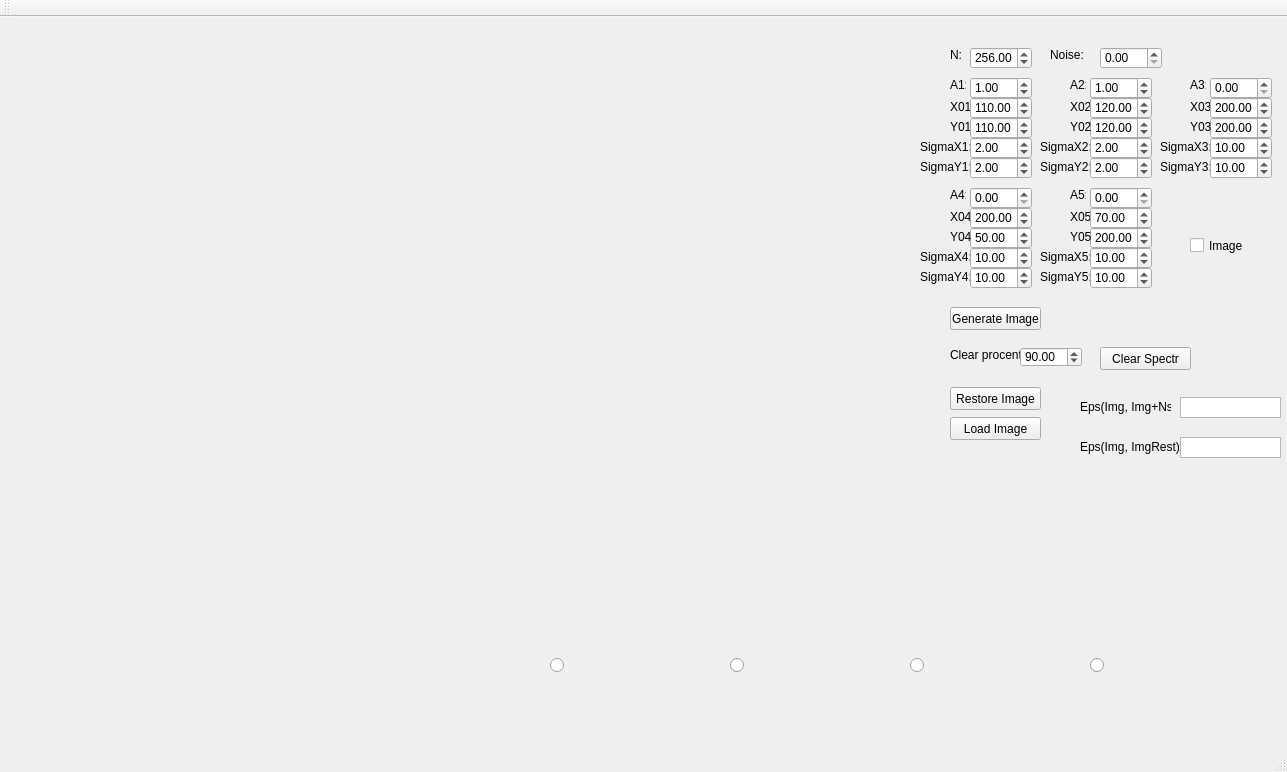
<?xml version="1.0" encoding="UTF-8"?>
<ui version="4.0">
 <class>MainWindow</class>
 <widget class="QMainWindow" name="MainWindow">
  <property name="geometry">
   <rect>
    <x>0</x>
    <y>0</y>
    <width>1287</width>
    <height>772</height>
   </rect>
  </property>
  <property name="windowTitle">
   <string>MainWindow</string>
  </property>
  <widget class="QWidget" name="centralWidget">
   <widget class="QPushButton" name="pushButtonGenImage">
    <property name="geometry">
     <rect>
      <x>950</x>
      <y>290</y>
      <width>91</width>
      <height>23</height>
     </rect>
    </property>
    <property name="text">
     <string>Generate Image</string>
    </property>
   </widget>
   <widget class="QDoubleSpinBox" name="doubleSpinBox_N">
    <property name="geometry">
     <rect>
      <x>970</x>
      <y>30</y>
      <width>62</width>
      <height>22</height>
     </rect>
    </property>
    <property name="maximum">
     <double>1000.000000000000000</double>
    </property>
    <property name="value">
     <double>256.000000000000000</double>
    </property>
   </widget>
   <widget class="QLabel" name="label">
    <property name="geometry">
     <rect>
      <x>950</x>
      <y>30</y>
      <width>16</width>
      <height>16</height>
     </rect>
    </property>
    <property name="text">
     <string>N:</string>
    </property>
   </widget>
   <widget class="QDoubleSpinBox" name="doubleSpinBox_A1">
    <property name="geometry">
     <rect>
      <x>970</x>
      <y>60</y>
      <width>62</width>
      <height>22</height>
     </rect>
    </property>
    <property name="maximum">
     <double>100.000000000000000</double>
    </property>
    <property name="value">
     <double>1.000000000000000</double>
    </property>
   </widget>
   <widget class="QLabel" name="label_2">
    <property name="geometry">
     <rect>
      <x>950</x>
      <y>60</y>
      <width>16</width>
      <height>16</height>
     </rect>
    </property>
    <property name="text">
     <string>A1:</string>
    </property>
   </widget>
   <widget class="QLabel" name="label_3">
    <property name="geometry">
     <rect>
      <x>950</x>
      <y>80</y>
      <width>21</width>
      <height>20</height>
     </rect>
    </property>
    <property name="text">
     <string>X01:</string>
    </property>
   </widget>
   <widget class="QLabel" name="label_4">
    <property name="geometry">
     <rect>
      <x>950</x>
      <y>100</y>
      <width>21</width>
      <height>20</height>
     </rect>
    </property>
    <property name="text">
     <string>Y01:</string>
    </property>
   </widget>
   <widget class="QLabel" name="label_5">
    <property name="geometry">
     <rect>
      <x>920</x>
      <y>120</y>
      <width>51</width>
      <height>20</height>
     </rect>
    </property>
    <property name="text">
     <string>SigmaX1:</string>
    </property>
   </widget>
   <widget class="QLabel" name="label_6">
    <property name="geometry">
     <rect>
      <x>920</x>
      <y>140</y>
      <width>51</width>
      <height>20</height>
     </rect>
    </property>
    <property name="text">
     <string>SigmaY1:</string>
    </property>
   </widget>
   <widget class="QDoubleSpinBox" name="doubleSpinBox_X01">
    <property name="geometry">
     <rect>
      <x>970</x>
      <y>80</y>
      <width>62</width>
      <height>22</height>
     </rect>
    </property>
    <property name="maximum">
     <double>1000.000000000000000</double>
    </property>
    <property name="value">
     <double>110.000000000000000</double>
    </property>
   </widget>
   <widget class="QDoubleSpinBox" name="doubleSpinBox_Y01">
    <property name="geometry">
     <rect>
      <x>970</x>
      <y>100</y>
      <width>62</width>
      <height>22</height>
     </rect>
    </property>
    <property name="maximum">
     <double>1000.000000000000000</double>
    </property>
    <property name="value">
     <double>110.000000000000000</double>
    </property>
   </widget>
   <widget class="QDoubleSpinBox" name="doubleSpinBox_SigmaX1">
    <property name="geometry">
     <rect>
      <x>970</x>
      <y>120</y>
      <width>62</width>
      <height>22</height>
     </rect>
    </property>
    <property name="maximum">
     <double>100.000000000000000</double>
    </property>
    <property name="value">
     <double>2.000000000000000</double>
    </property>
   </widget>
   <widget class="QDoubleSpinBox" name="doubleSpinBox_SigmaY1">
    <property name="geometry">
     <rect>
      <x>970</x>
      <y>140</y>
      <width>62</width>
      <height>22</height>
     </rect>
    </property>
    <property name="maximum">
     <double>100.000000000000000</double>
    </property>
    <property name="value">
     <double>2.000000000000000</double>
    </property>
   </widget>
   <widget class="QCustomPlot" name="widget" native="true">
    <property name="geometry">
     <rect>
      <x>10</x>
      <y>10</y>
      <width>431</width>
      <height>350</height>
     </rect>
    </property>
   </widget>
   <widget class="QDoubleSpinBox" name="doubleSpinBox_Y02">
    <property name="geometry">
     <rect>
      <x>1090</x>
      <y>100</y>
      <width>62</width>
      <height>22</height>
     </rect>
    </property>
    <property name="maximum">
     <double>1000.000000000000000</double>
    </property>
    <property name="value">
     <double>120.000000000000000</double>
    </property>
   </widget>
   <widget class="QDoubleSpinBox" name="doubleSpinBox_A2">
    <property name="geometry">
     <rect>
      <x>1090</x>
      <y>60</y>
      <width>62</width>
      <height>22</height>
     </rect>
    </property>
    <property name="maximum">
     <double>100.000000000000000</double>
    </property>
    <property name="value">
     <double>1.000000000000000</double>
    </property>
   </widget>
   <widget class="QLabel" name="label_7">
    <property name="geometry">
     <rect>
      <x>1070</x>
      <y>80</y>
      <width>21</width>
      <height>20</height>
     </rect>
    </property>
    <property name="text">
     <string>X02:</string>
    </property>
   </widget>
   <widget class="QLabel" name="label_8">
    <property name="geometry">
     <rect>
      <x>1040</x>
      <y>120</y>
      <width>51</width>
      <height>20</height>
     </rect>
    </property>
    <property name="text">
     <string>SigmaX2:</string>
    </property>
   </widget>
   <widget class="QLabel" name="label_9">
    <property name="geometry">
     <rect>
      <x>1040</x>
      <y>140</y>
      <width>51</width>
      <height>20</height>
     </rect>
    </property>
    <property name="text">
     <string>SigmaY2:</string>
    </property>
   </widget>
   <widget class="QDoubleSpinBox" name="doubleSpinBox_SigmaX2">
    <property name="geometry">
     <rect>
      <x>1090</x>
      <y>120</y>
      <width>62</width>
      <height>22</height>
     </rect>
    </property>
    <property name="maximum">
     <double>100.000000000000000</double>
    </property>
    <property name="value">
     <double>2.000000000000000</double>
    </property>
   </widget>
   <widget class="QDoubleSpinBox" name="doubleSpinBox_SigmaY2">
    <property name="geometry">
     <rect>
      <x>1090</x>
      <y>140</y>
      <width>62</width>
      <height>22</height>
     </rect>
    </property>
    <property name="maximum">
     <double>100.000000000000000</double>
    </property>
    <property name="value">
     <double>2.000000000000000</double>
    </property>
   </widget>
   <widget class="QLabel" name="label_10">
    <property name="geometry">
     <rect>
      <x>1070</x>
      <y>60</y>
      <width>16</width>
      <height>16</height>
     </rect>
    </property>
    <property name="text">
     <string>A2:</string>
    </property>
   </widget>
   <widget class="QLabel" name="label_11">
    <property name="geometry">
     <rect>
      <x>1070</x>
      <y>100</y>
      <width>21</width>
      <height>20</height>
     </rect>
    </property>
    <property name="text">
     <string>Y02:</string>
    </property>
   </widget>
   <widget class="QDoubleSpinBox" name="doubleSpinBox_X02">
    <property name="geometry">
     <rect>
      <x>1090</x>
      <y>80</y>
      <width>62</width>
      <height>22</height>
     </rect>
    </property>
    <property name="maximum">
     <double>1000.000000000000000</double>
    </property>
    <property name="value">
     <double>120.000000000000000</double>
    </property>
   </widget>
   <widget class="QDoubleSpinBox" name="doubleSpinBox_Y03">
    <property name="geometry">
     <rect>
      <x>1210</x>
      <y>100</y>
      <width>62</width>
      <height>22</height>
     </rect>
    </property>
    <property name="maximum">
     <double>1000.000000000000000</double>
    </property>
    <property name="value">
     <double>200.000000000000000</double>
    </property>
   </widget>
   <widget class="QDoubleSpinBox" name="doubleSpinBox_A3">
    <property name="geometry">
     <rect>
      <x>1210</x>
      <y>60</y>
      <width>62</width>
      <height>22</height>
     </rect>
    </property>
    <property name="maximum">
     <double>100.000000000000000</double>
    </property>
    <property name="value">
     <double>0.000000000000000</double>
    </property>
   </widget>
   <widget class="QLabel" name="label_12">
    <property name="geometry">
     <rect>
      <x>1190</x>
      <y>80</y>
      <width>21</width>
      <height>20</height>
     </rect>
    </property>
    <property name="text">
     <string>X03:</string>
    </property>
   </widget>
   <widget class="QLabel" name="label_13">
    <property name="geometry">
     <rect>
      <x>1160</x>
      <y>120</y>
      <width>51</width>
      <height>20</height>
     </rect>
    </property>
    <property name="text">
     <string>SigmaX3:</string>
    </property>
   </widget>
   <widget class="QLabel" name="label_14">
    <property name="geometry">
     <rect>
      <x>1160</x>
      <y>140</y>
      <width>51</width>
      <height>20</height>
     </rect>
    </property>
    <property name="text">
     <string>SigmaY3:</string>
    </property>
   </widget>
   <widget class="QDoubleSpinBox" name="doubleSpinBox_SigmaX3">
    <property name="geometry">
     <rect>
      <x>1210</x>
      <y>120</y>
      <width>62</width>
      <height>22</height>
     </rect>
    </property>
    <property name="maximum">
     <double>100.000000000000000</double>
    </property>
    <property name="value">
     <double>10.000000000000000</double>
    </property>
   </widget>
   <widget class="QDoubleSpinBox" name="doubleSpinBox_SigmaY3">
    <property name="geometry">
     <rect>
      <x>1210</x>
      <y>140</y>
      <width>62</width>
      <height>22</height>
     </rect>
    </property>
    <property name="maximum">
     <double>100.000000000000000</double>
    </property>
    <property name="value">
     <double>10.000000000000000</double>
    </property>
   </widget>
   <widget class="QLabel" name="label_15">
    <property name="geometry">
     <rect>
      <x>1190</x>
      <y>60</y>
      <width>16</width>
      <height>16</height>
     </rect>
    </property>
    <property name="text">
     <string>A3:</string>
    </property>
   </widget>
   <widget class="QLabel" name="label_16">
    <property name="geometry">
     <rect>
      <x>1190</x>
      <y>100</y>
      <width>21</width>
      <height>20</height>
     </rect>
    </property>
    <property name="text">
     <string>Y03:</string>
    </property>
   </widget>
   <widget class="QDoubleSpinBox" name="doubleSpinBox_X03">
    <property name="geometry">
     <rect>
      <x>1210</x>
      <y>80</y>
      <width>62</width>
      <height>22</height>
     </rect>
    </property>
    <property name="maximum">
     <double>1000.000000000000000</double>
    </property>
    <property name="value">
     <double>200.000000000000000</double>
    </property>
   </widget>
   <widget class="QDoubleSpinBox" name="doubleSpinBox_Y04">
    <property name="geometry">
     <rect>
      <x>970</x>
      <y>210</y>
      <width>62</width>
      <height>22</height>
     </rect>
    </property>
    <property name="maximum">
     <double>1000.000000000000000</double>
    </property>
    <property name="value">
     <double>50.000000000000000</double>
    </property>
   </widget>
   <widget class="QDoubleSpinBox" name="doubleSpinBox_A4">
    <property name="geometry">
     <rect>
      <x>970</x>
      <y>170</y>
      <width>62</width>
      <height>22</height>
     </rect>
    </property>
    <property name="maximum">
     <double>100.000000000000000</double>
    </property>
    <property name="value">
     <double>0.000000000000000</double>
    </property>
   </widget>
   <widget class="QLabel" name="label_17">
    <property name="geometry">
     <rect>
      <x>950</x>
      <y>190</y>
      <width>21</width>
      <height>20</height>
     </rect>
    </property>
    <property name="text">
     <string>X04:</string>
    </property>
   </widget>
   <widget class="QLabel" name="label_18">
    <property name="geometry">
     <rect>
      <x>920</x>
      <y>230</y>
      <width>51</width>
      <height>20</height>
     </rect>
    </property>
    <property name="text">
     <string>SigmaX4:</string>
    </property>
   </widget>
   <widget class="QLabel" name="label_19">
    <property name="geometry">
     <rect>
      <x>920</x>
      <y>250</y>
      <width>51</width>
      <height>20</height>
     </rect>
    </property>
    <property name="text">
     <string>SigmaY4:</string>
    </property>
   </widget>
   <widget class="QDoubleSpinBox" name="doubleSpinBox_SigmaX4">
    <property name="geometry">
     <rect>
      <x>970</x>
      <y>230</y>
      <width>62</width>
      <height>22</height>
     </rect>
    </property>
    <property name="maximum">
     <double>100.000000000000000</double>
    </property>
    <property name="value">
     <double>10.000000000000000</double>
    </property>
   </widget>
   <widget class="QDoubleSpinBox" name="doubleSpinBox_SigmaY4">
    <property name="geometry">
     <rect>
      <x>970</x>
      <y>250</y>
      <width>62</width>
      <height>22</height>
     </rect>
    </property>
    <property name="maximum">
     <double>100.000000000000000</double>
    </property>
    <property name="value">
     <double>10.000000000000000</double>
    </property>
   </widget>
   <widget class="QLabel" name="label_20">
    <property name="geometry">
     <rect>
      <x>950</x>
      <y>170</y>
      <width>16</width>
      <height>16</height>
     </rect>
    </property>
    <property name="text">
     <string>A4:</string>
    </property>
   </widget>
   <widget class="QLabel" name="label_21">
    <property name="geometry">
     <rect>
      <x>950</x>
      <y>210</y>
      <width>21</width>
      <height>20</height>
     </rect>
    </property>
    <property name="text">
     <string>Y04:</string>
    </property>
   </widget>
   <widget class="QDoubleSpinBox" name="doubleSpinBox_X04">
    <property name="geometry">
     <rect>
      <x>970</x>
      <y>190</y>
      <width>62</width>
      <height>22</height>
     </rect>
    </property>
    <property name="maximum">
     <double>1000.000000000000000</double>
    </property>
    <property name="value">
     <double>200.000000000000000</double>
    </property>
   </widget>
   <widget class="QDoubleSpinBox" name="doubleSpinBox_Y05">
    <property name="geometry">
     <rect>
      <x>1090</x>
      <y>210</y>
      <width>62</width>
      <height>22</height>
     </rect>
    </property>
    <property name="maximum">
     <double>1000.000000000000000</double>
    </property>
    <property name="value">
     <double>200.000000000000000</double>
    </property>
   </widget>
   <widget class="QDoubleSpinBox" name="doubleSpinBox_A5">
    <property name="geometry">
     <rect>
      <x>1090</x>
      <y>170</y>
      <width>62</width>
      <height>22</height>
     </rect>
    </property>
    <property name="maximum">
     <double>100.000000000000000</double>
    </property>
    <property name="value">
     <double>0.000000000000000</double>
    </property>
   </widget>
   <widget class="QLabel" name="label_22">
    <property name="geometry">
     <rect>
      <x>1070</x>
      <y>190</y>
      <width>21</width>
      <height>20</height>
     </rect>
    </property>
    <property name="text">
     <string>X05:</string>
    </property>
   </widget>
   <widget class="QLabel" name="label_23">
    <property name="geometry">
     <rect>
      <x>1040</x>
      <y>230</y>
      <width>51</width>
      <height>20</height>
     </rect>
    </property>
    <property name="text">
     <string>SigmaX5:</string>
    </property>
   </widget>
   <widget class="QLabel" name="label_24">
    <property name="geometry">
     <rect>
      <x>1040</x>
      <y>250</y>
      <width>51</width>
      <height>20</height>
     </rect>
    </property>
    <property name="text">
     <string>SigmaY5:</string>
    </property>
   </widget>
   <widget class="QDoubleSpinBox" name="doubleSpinBox_SigmaX5">
    <property name="geometry">
     <rect>
      <x>1090</x>
      <y>230</y>
      <width>62</width>
      <height>22</height>
     </rect>
    </property>
    <property name="maximum">
     <double>100.000000000000000</double>
    </property>
    <property name="value">
     <double>10.000000000000000</double>
    </property>
   </widget>
   <widget class="QDoubleSpinBox" name="doubleSpinBox_SigmaY5">
    <property name="geometry">
     <rect>
      <x>1090</x>
      <y>250</y>
      <width>62</width>
      <height>22</height>
     </rect>
    </property>
    <property name="maximum">
     <double>100.000000000000000</double>
    </property>
    <property name="value">
     <double>10.000000000000000</double>
    </property>
   </widget>
   <widget class="QLabel" name="label_25">
    <property name="geometry">
     <rect>
      <x>1070</x>
      <y>170</y>
      <width>16</width>
      <height>16</height>
     </rect>
    </property>
    <property name="text">
     <string>A5:</string>
    </property>
   </widget>
   <widget class="QLabel" name="label_26">
    <property name="geometry">
     <rect>
      <x>1070</x>
      <y>210</y>
      <width>21</width>
      <height>20</height>
     </rect>
    </property>
    <property name="text">
     <string>Y05:</string>
    </property>
   </widget>
   <widget class="QDoubleSpinBox" name="doubleSpinBox_X05">
    <property name="geometry">
     <rect>
      <x>1090</x>
      <y>190</y>
      <width>62</width>
      <height>22</height>
     </rect>
    </property>
    <property name="maximum">
     <double>1000.000000000000000</double>
    </property>
    <property name="value">
     <double>70.000000000000000</double>
    </property>
   </widget>
   <widget class="QLabel" name="label_27">
    <property name="geometry">
     <rect>
      <x>1050</x>
      <y>30</y>
      <width>51</width>
      <height>16</height>
     </rect>
    </property>
    <property name="text">
     <string>Noise:</string>
    </property>
   </widget>
   <widget class="QDoubleSpinBox" name="doubleSpinBox_NoiseProcent">
    <property name="geometry">
     <rect>
      <x>1100</x>
      <y>30</y>
      <width>62</width>
      <height>22</height>
     </rect>
    </property>
    <property name="decimals">
     <number>2</number>
    </property>
    <property name="maximum">
     <double>100.000000000000000</double>
    </property>
    <property name="value">
     <double>0.000000000000000</double>
    </property>
   </widget>
   <widget class="QCustomPlot" name="widget_2" native="true">
    <property name="geometry">
     <rect>
      <x>470</x>
      <y>10</y>
      <width>431</width>
      <height>350</height>
     </rect>
    </property>
   </widget>
   <widget class="QLabel" name="label_28">
    <property name="geometry">
     <rect>
      <x>950</x>
      <y>330</y>
      <width>71</width>
      <height>16</height>
     </rect>
    </property>
    <property name="text">
     <string>Clear procent:</string>
    </property>
   </widget>
   <widget class="QDoubleSpinBox" name="doubleSpinBox_ClearProcent">
    <property name="geometry">
     <rect>
      <x>1020</x>
      <y>330</y>
      <width>62</width>
      <height>20</height>
     </rect>
    </property>
    <property name="maximum">
     <double>100.000000000000000</double>
    </property>
    <property name="singleStep">
     <double>5.000000000000000</double>
    </property>
    <property name="value">
     <double>90.000000000000000</double>
    </property>
   </widget>
   <widget class="QPushButton" name="pushButtonClearSpectr">
    <property name="geometry">
     <rect>
      <x>1100</x>
      <y>330</y>
      <width>91</width>
      <height>23</height>
     </rect>
    </property>
    <property name="text">
     <string>Clear Spectr</string>
    </property>
   </widget>
   <widget class="QPushButton" name="pushButton_RestoreImage">
    <property name="geometry">
     <rect>
      <x>950</x>
      <y>370</y>
      <width>91</width>
      <height>23</height>
     </rect>
    </property>
    <property name="text">
     <string>Restore Image</string>
    </property>
   </widget>
   <widget class="QCustomPlot" name="widget_3" native="true">
    <property name="geometry">
     <rect>
      <x>10</x>
      <y>370</y>
      <width>431</width>
      <height>350</height>
     </rect>
    </property>
   </widget>
   <widget class="QPushButton" name="pushButton_LoadImage">
    <property name="geometry">
     <rect>
      <x>950</x>
      <y>400</y>
      <width>91</width>
      <height>23</height>
     </rect>
    </property>
    <property name="text">
     <string>Load Image</string>
    </property>
   </widget>
   <widget class="QLabel" name="label_Img">
    <property name="geometry">
     <rect>
      <x>480</x>
      <y>480</y>
      <width>150</width>
      <height>150</height>
     </rect>
    </property>
    <property name="text">
     <string/>
    </property>
    <property name="scaledContents">
     <bool>false</bool>
    </property>
   </widget>
   <widget class="QCheckBox" name="checkBox_img1">
    <property name="geometry">
     <rect>
      <x>1190</x>
      <y>220</y>
      <width>70</width>
      <height>17</height>
     </rect>
    </property>
    <property name="text">
     <string>Image</string>
    </property>
   </widget>
   <widget class="QLabel" name="label_Img_2">
    <property name="geometry">
     <rect>
      <x>660</x>
      <y>480</y>
      <width>150</width>
      <height>150</height>
     </rect>
    </property>
    <property name="text">
     <string/>
    </property>
   </widget>
   <widget class="QLabel" name="label_Img_3">
    <property name="geometry">
     <rect>
      <x>840</x>
      <y>480</y>
      <width>150</width>
      <height>150</height>
     </rect>
    </property>
    <property name="text">
     <string/>
    </property>
   </widget>
   <widget class="QLabel" name="label_Img_4">
    <property name="geometry">
     <rect>
      <x>1020</x>
      <y>480</y>
      <width>150</width>
      <height>150</height>
     </rect>
    </property>
    <property name="text">
     <string/>
    </property>
   </widget>
   <widget class="QRadioButton" name="radioButton">
    <property name="geometry">
     <rect>
      <x>550</x>
      <y>640</y>
      <width>21</width>
      <height>17</height>
     </rect>
    </property>
    <property name="text">
     <string/>
    </property>
    <property name="checked">
     <bool>false</bool>
    </property>
   </widget>
   <widget class="QRadioButton" name="radioButton_2">
    <property name="geometry">
     <rect>
      <x>730</x>
      <y>640</y>
      <width>21</width>
      <height>17</height>
     </rect>
    </property>
    <property name="text">
     <string/>
    </property>
    <property name="checked">
     <bool>false</bool>
    </property>
   </widget>
   <widget class="QRadioButton" name="radioButton_3">
    <property name="geometry">
     <rect>
      <x>910</x>
      <y>640</y>
      <width>21</width>
      <height>17</height>
     </rect>
    </property>
    <property name="text">
     <string/>
    </property>
   </widget>
   <widget class="QRadioButton" name="radioButton_4">
    <property name="geometry">
     <rect>
      <x>1090</x>
      <y>640</y>
      <width>21</width>
      <height>17</height>
     </rect>
    </property>
    <property name="text">
     <string/>
    </property>
   </widget>
   <widget class="QTextEdit" name="textEdit">
    <property name="geometry">
     <rect>
      <x>1180</x>
      <y>380</y>
      <width>101</width>
      <height>21</height>
     </rect>
    </property>
    <property name="verticalScrollBarPolicy">
     <enum>Qt::ScrollBarAlwaysOff</enum>
    </property>
   </widget>
   <widget class="QTextEdit" name="textEdit_2">
    <property name="geometry">
     <rect>
      <x>1180</x>
      <y>420</y>
      <width>101</width>
      <height>21</height>
     </rect>
    </property>
    <property name="verticalScrollBarPolicy">
     <enum>Qt::ScrollBarAlwaysOff</enum>
    </property>
   </widget>
   <widget class="QLabel" name="label_29">
    <property name="geometry">
     <rect>
      <x>1080</x>
      <y>380</y>
      <width>91</width>
      <height>20</height>
     </rect>
    </property>
    <property name="text">
     <string>Eps(Img, Img+Ns):</string>
    </property>
   </widget>
   <widget class="QLabel" name="label_30">
    <property name="geometry">
     <rect>
      <x>1080</x>
      <y>420</y>
      <width>101</width>
      <height>20</height>
     </rect>
    </property>
    <property name="text">
     <string>Eps(Img, ImgRest):</string>
    </property>
   </widget>
  </widget>
  <widget class="QMenuBar" name="menuBar">
   <property name="geometry">
    <rect>
     <x>0</x>
     <y>0</y>
     <width>1287</width>
     <height>21</height>
    </rect>
   </property>
  </widget>
  <widget class="QToolBar" name="mainToolBar">
   <attribute name="toolBarArea">
    <enum>TopToolBarArea</enum>
   </attribute>
   <attribute name="toolBarBreak">
    <bool>false</bool>
   </attribute>
  </widget>
  <widget class="QStatusBar" name="statusBar"/>
 </widget>
 <layoutdefault spacing="6" margin="11"/>
 <customwidgets>
  <customwidget>
   <class>QCustomPlot</class>
   <extends>QWidget</extends>
   <header>qcustomplot.h</header>
   <container>1</container>
  </customwidget>
 </customwidgets>
 <resources/>
 <connections/>
</ui>
